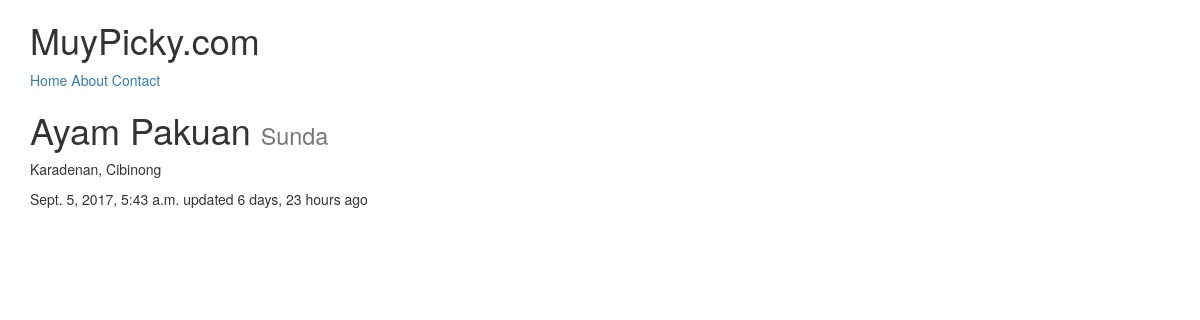
Screenshot of /restaurants/ayam-pakuan/ with the database file from the repository.
### restaurants/models.py (models this page shows, shortened)
class RestaurantLocation(models.Model):
    owner = models.ForeignKey(User)
    name = models.CharField(max_length=120)
    location = models.CharField(max_length=120, null=True, blank=True)
    category = models.CharField(max_length=120, null=True, blank=True, validators=[validate_category])
    created = models.DateTimeField(auto_now=True)
    updated = models.DateTimeField(auto_now=True)
    slug = models.SlugField(null=True, blank=True)

### restaurants/views.py (the view)
# urls.py: url(r'^restaurants/(?P<slug>[\w-]+)/$', RestaurantDetailView.as_view()),
class RestaurantDetailView(DetailView):
    queryset = RestaurantLocation.objects.all()

### restaurants/templates/restaurants/restaurantlocation_detail.html (shortened to what this page needs)
{% extends 'base.html' %}
{% block content %}
<h1>{{ object.name }} <small>{{ object.category}}</small></h1>
<p>{{ object.location}}</p>
<p>{{ object.created }} updated {{ object.updated|timesince }} ago</p>
{% endblock %}

### rows the page displays
RestaurantLocation: name "Ayam Pakuan", category "Sunda", location "Karadenan, Cibinong", created "Sept. 5, 2017, 5:43 a.m.", updated "6 days, 23 hours"
